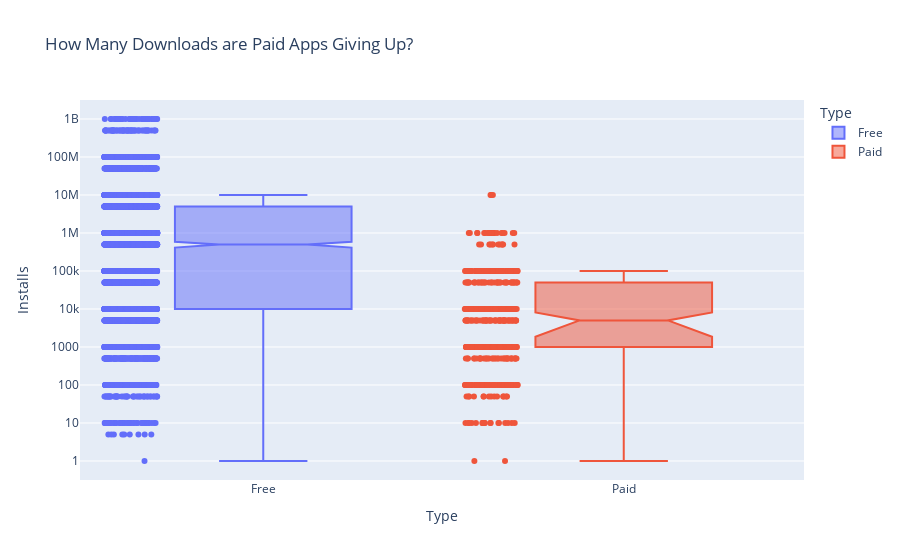

This figure's notebook cell:
### Markdown cell above
# Plotly Box Plots: Lost Downloads for Paid Apps

**Challenge**: Create a box plot that shows the number of Installs for free versus paid apps. How does the median number of installations compare? Is the difference large or small?

Use the [Box Plots Guide](https://plotly.com/python/box-plots/) and the [.box API reference](https://plotly.com/python-api-reference/generated/plotly.express.box.html) to create the following chart. 

<img src=https://imgur.com/uVsECT3.png>

### Code cell
box = px.box(df_apps_clean,
             y='Installs',
             x='Type',
             color='Type',
             notched=True,
             points='all',
             title='How Many Downloads are Paid Apps Giving Up?'
            , height=600
            )
 
box.update_layout(yaxis=dict(type='log'))
 
box.show()

### Figure 1 — Plotly figure (JSON) as saved in the notebook; plotly's stock layout.template omitted (floating-point values rounded to 4 significant figures; data arrays with more than 128 entries replaced by an {"elided": "..."} marker saying what was removed)
{"data": [{"alignmentgroup": "True", "boxpoints": "all", "hovertemplate": "Type=%{x}<br>Installs=%{y}<extra></extra>", "legendgroup": "Free", "marker": {"color": "#636efa"}, "name": "Free", "notched": true, "offsetgroup": "Free", "orientation": "v", "showlegend": true, "type": "box", "x": {"elided": "8278 str values"}, "x0": " ", "xaxis": "x", "y": {"elided": "8278 int values"}, "y0": " ", "yaxis": "y"}, {"alignmentgroup": "True", "boxpoints": "all", "hovertemplate": "Type=%{x}<br>Installs=%{y}<extra></extra>", "legendgroup": "Paid", "marker": {"color": "#EF553B"}, "name": "Paid", "notched": true, "offsetgroup": "Paid", "orientation": "v", "showlegend": true, "type": "box", "x": {"elided": "598 str values"}, "x0": " ", "xaxis": "x", "y": {"elided": "598 int values"}, "y0": " ", "yaxis": "y"}], "layout": {"autosize": true, "boxmode": "overlay", "legend": {"title": {"text": "Type"}, "tracegroupgap": 0}, "title": {"text": "How Many Downloads are Paid Apps Giving Up?"}, "xaxis": {"anchor": "y", "autorange": true, "categoryarray": ["Free", "Paid"], "categoryorder": "array", "domain": [0, 1], "range": [-0.5245, 1.5], "title": {"text": "Type"}, "type": "category"}, "yaxis": {"anchor": "x", "autorange": true, "domain": [0, 1], "range": [-0.5, 9.5], "title": {"text": "Installs"}, "type": "log"}}}
